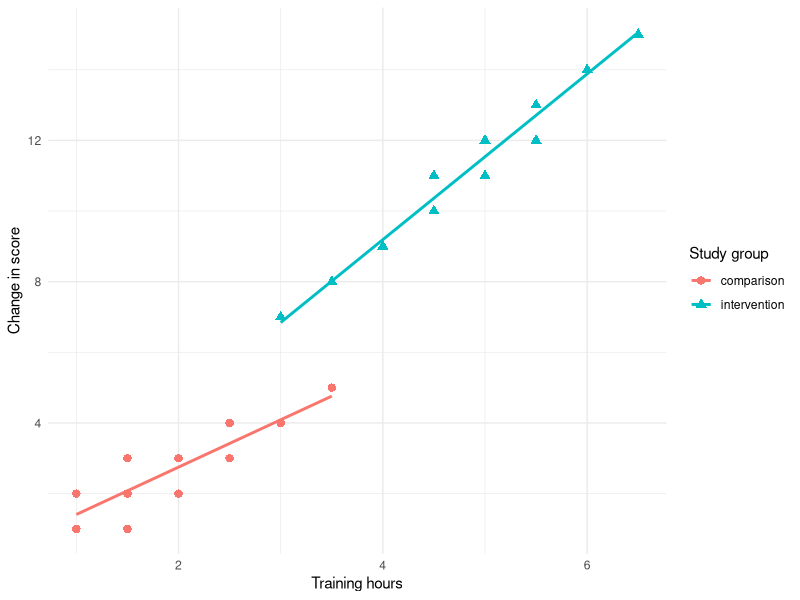

The R source for this figure:
## ---- chunk 1
#| label: load-and-prepare
#| include: false

library(readr)
library(dplyr)
library(ggplot2)

study <- read_csv("data/training-study.csv", show_col_types = FALSE) |>
  mutate(change = followup_score - baseline_score)
## ---- chunk 2
#| label: tbl-summary
#| tbl-cap: "Change scores by study group."

summary_table <- study |>
  group_by(group) |>
  summarise(
    participants = n(),
    mean_change = mean(change),
    sd_change = sd(change),
    .groups = "drop"
  )

knitr::kable(summary_table, digits = 1)
## ---- chunk 3
#| label: fig-change
#| fig-cap: "Change score by training hours and study group."
#| fig-alt: "Scatterplot of training hours against change score. Comparison observations cluster at fewer hours and smaller changes; intervention observations generally have more hours and larger changes."

ggplot(study, aes(training_hours, change, colour = group, shape = group)) +
  geom_point(size = 2.5) +
  geom_smooth(method = "lm", se = FALSE) +
  labs(
    x = "Training hours",
    y = "Change in score",
    colour = "Study group",
    shape = "Study group"
  ) +
  theme_minimal()
## ---- chunk 4
#| label: session-information
#| code-fold: true
sessionInfo()
